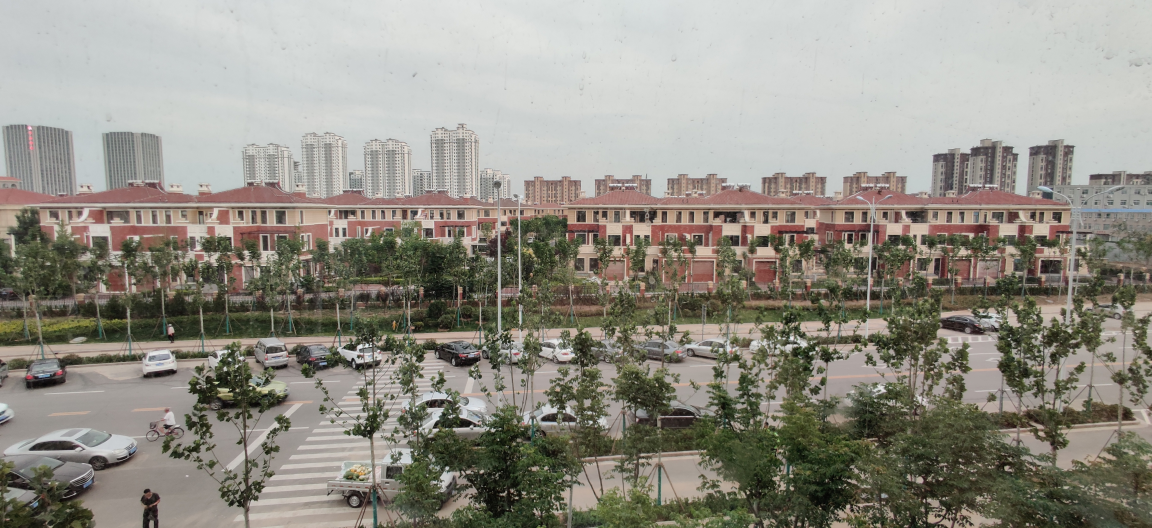
#> input picture album map/img/IMG_20190607_183627.jpg, 4608 x 2112 px (shown at 1/4 size); its folder holds only this picture in this run
$ jupyter execute --allow-errors full_map.ipynb
#> lines starting #> are read from the running program, lines starting #| are printed output that depends on the picture
## 完整案例

[cell 1]
import ast
import base64
import os

import branca
import cv2
import folium
import pandas as pd
import requests
from folium.plugins import MarkerCluster
from IPython.display import IFrame
from PIL import Image
from PIL.ExifTags import TAGS

[cell 2]
def findAllImage(rawImagePath, endsWith='.jpg'):
    """
    rawImagePath: 原图的文件夹路径
    返回所有图片列表
    """
#> called with rawImagePath = './img/', endsWith = '.jpg'
    fileNames = os.listdir(rawImagePath)
    for fileName in fileNames:
        if not fileName.endswith(endsWith):
            fileNames.remove(fileName)
    return fileNames

[cell 3]
def getGpsInfo(exifInfo):
    """
    exifInfo: 图片信息
    返回gps定位
    """
    for tag, gpsValue in list(exifInfo.items()):
        decoded = TAGS.get(tag)
        if decoded == 'GPSInfo':
            return gpsValue

def analysisGps(GpsInfo):
    """
    GpsInfo:gps定位,经纬度
    返回十进制的地理信息
    """
    Npos = sum([(item[0]/item[1])*(1.0/(60**i)) for i, item in enumerate(GpsInfo[2])])
    Epos = sum([(item[0]/item[1])*(1.0/(60**i)) for i, item in enumerate(GpsInfo[4])])
    return Npos, Epos

[cell 4]
HEIGHT = 300
WIDTH = 500

def resizeImage(fileName, multiple=1.5):
    """
    fileName ：图片所在文件夹的路径
    返回重定义尺寸的图片
    """
#> called with fileName = './img/IMG_20190607_183627.jpg', multiple = 1.5
    Height = int(HEIGHT*multiple)
    Width = int(WIDTH*multiple)

    img = cv2.imread(fileName)
#> img is the input picture: shape (2112, 4608, 3); mean B, G, R 132.6, 142.2, 145.2
    height, width = img.shape[:2]
#> height = 2112; width = 4608

    if height > width:
        imgMini = cv2.resize(img, (int(img.shape[1] * Height / img.shape[0]), Height))

    else:
        imgMini = cv2.resize(img, (Width, int(img.shape[0] * Width / img.shape[1])))
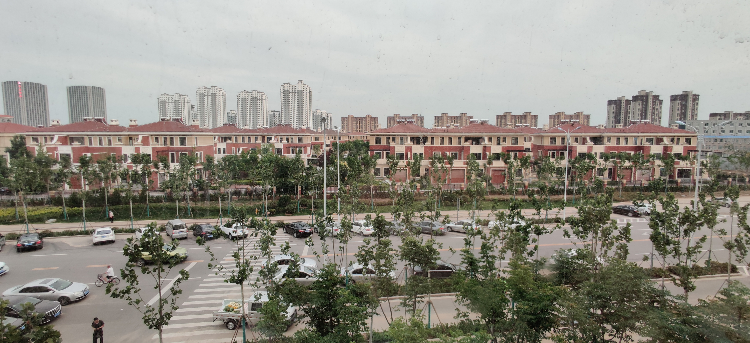
#> imgMini: shape (343, 750, 3); mean B, G, R 132.5, 142.1, 145.1

    return imgMini

def resizeAllImage(imagePath, imageSavePath):
    """
    imagePath:图片所在的文件夹路径
    imageSavePath:图片处理后所在的文件夹路径
    """
    fileNames = findAllImage(imagePath)

    if not os.path.exists(imageSavePath):
        os.mkdir(imageSavePath)

    for fileName in fileNames:
        miniImage = resizeImage(os.path.join(imagePath, fileName))
        cv2.imwrite(os.path.join(imageSavePath, fileName), miniImage)


resizeAllImage('./img/', './miniImage')

[cell 5]
def show_html(map, mapName, isShow=True):
    """
    map: folium地图
    map：定义地图名称
    以html格式保存地图，并展示该html
    """
    map.save(mapName)
    if isShow:
        return IFrame(src=mapName, width=980, height=600)
    else:
        return None

[cell 6]
fileNames = findAllImage(rawImagePath='./img/')
#> `exifInfo = img._getexif()`: exifInfo = 43 items
#> the loop in getGpsInfo, `for tag, gpsValue in list(exifInfo.items()):` made 3 passes
#> (tag, gpsValue, decoded) on passes 1 to 2: (256, 4608, 'ImageWidth'), (257, 2112, 'ImageLength')
#> (tag, decoded) on pass 3: (34853, 'GPSInfo')
#> `GpsInfo = getGpsInfo(exifInfo)`: GpsInfo = 9 items
# 所有图片地理信息的列表
geoDatas = []
#> (the rest of this cell did not finish here and is left out)


$ run again, on album map/img/IMG_20190701_191031.jpg
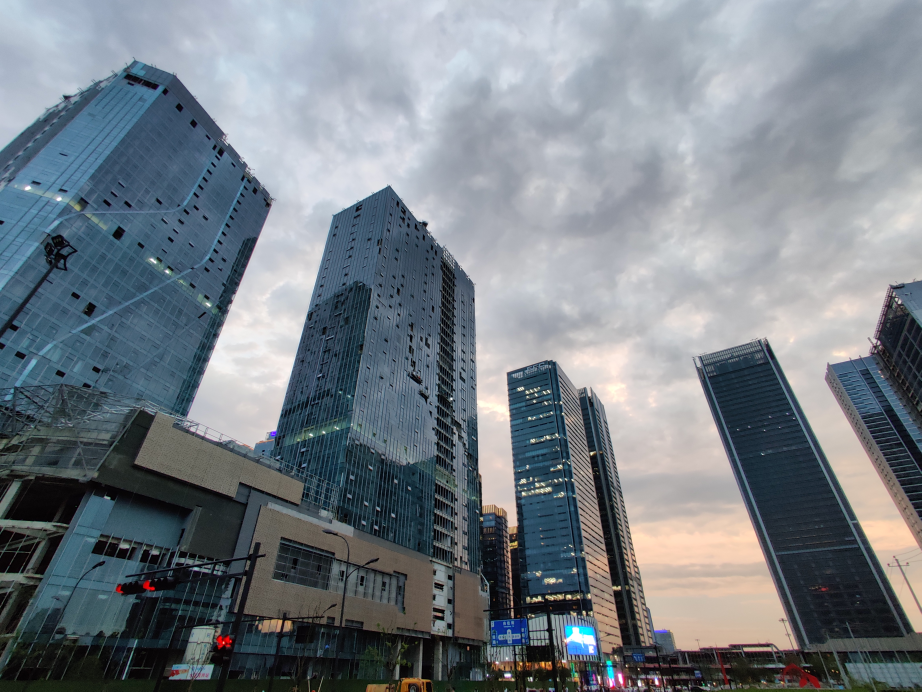
#> input picture album map/img/IMG_20190701_191031.jpg, 4608 x 3456 px (shown at 1/5 size)
#> in resizeImage, img is the input picture: shape (3456, 4608, 3); mean B, G, R 134.2, 127.1, 119.3
#> in resizeImage, `imgMini = cv2.resize(img, (Width, int(img.shape[0] * Width / img.shape..`:
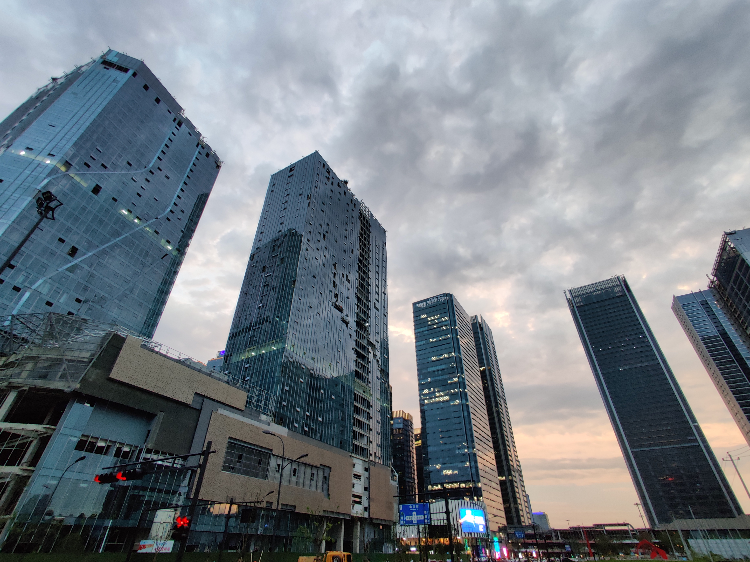
#> imgMini: shape (562, 750, 3); mean B, G, R 134.1, 127, 119.2
#> img: PIL image 4608x3456 RGB
#> exifInfo = 43 items
#> the loop in getGpsInfo, `for tag, gpsValue in list(exifInfo.items()):` made 3 passes
#> (tag, gpsValue, decoded) on passes 1 to 2: (256, 4608, 'ImageWidth'), (257, 3456, 'ImageLength')
#> GpsInfo = 9 items

$ run again, on album map/img/IMG_20190727_191113.jpg
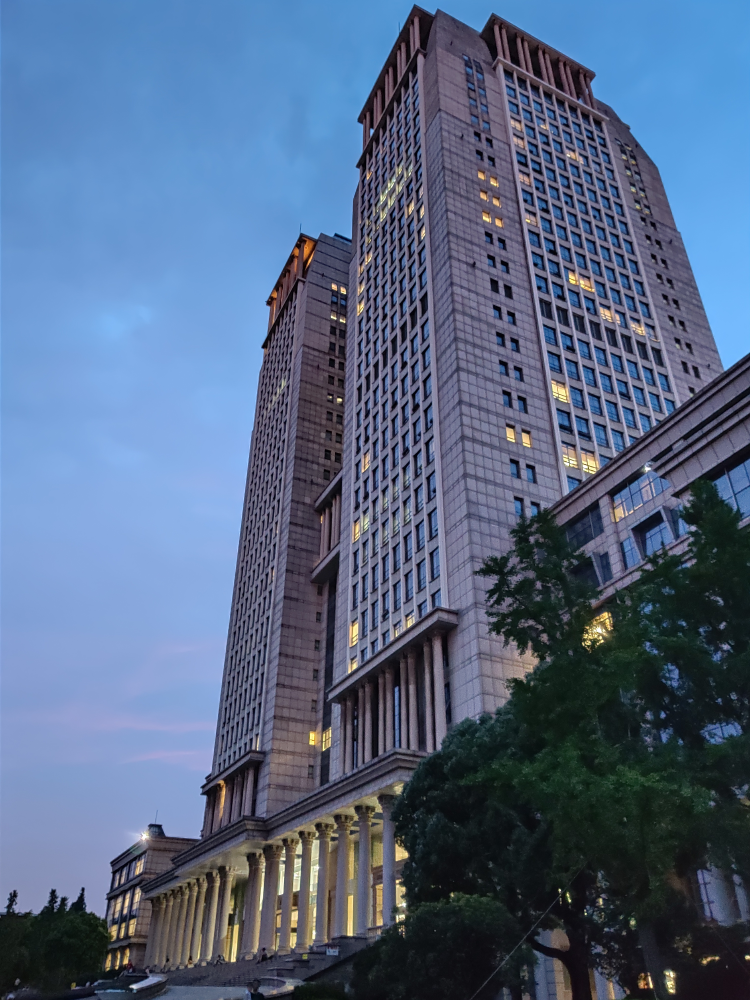
#> input picture album map/img/IMG_20190727_191113.jpg, 3000 x 4000 px (shown at 1/4 size)
#> in resizeImage, img is the input picture: shape (4000, 3000, 3); mean B, G, R 132.3, 102.9, 84.6
#> in resizeImage, `imgMini = cv2.resize(img, (int(img.shape[1] * Height / img.shape[0]), ..`:
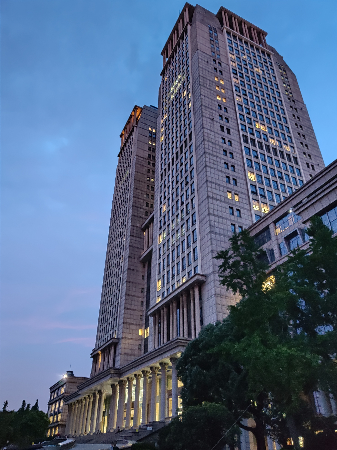
#> imgMini: shape (450, 337, 3); mean B, G, R 132.2, 102.9, 84.5
#> `img=Image.open('./img/' + imgName)`:
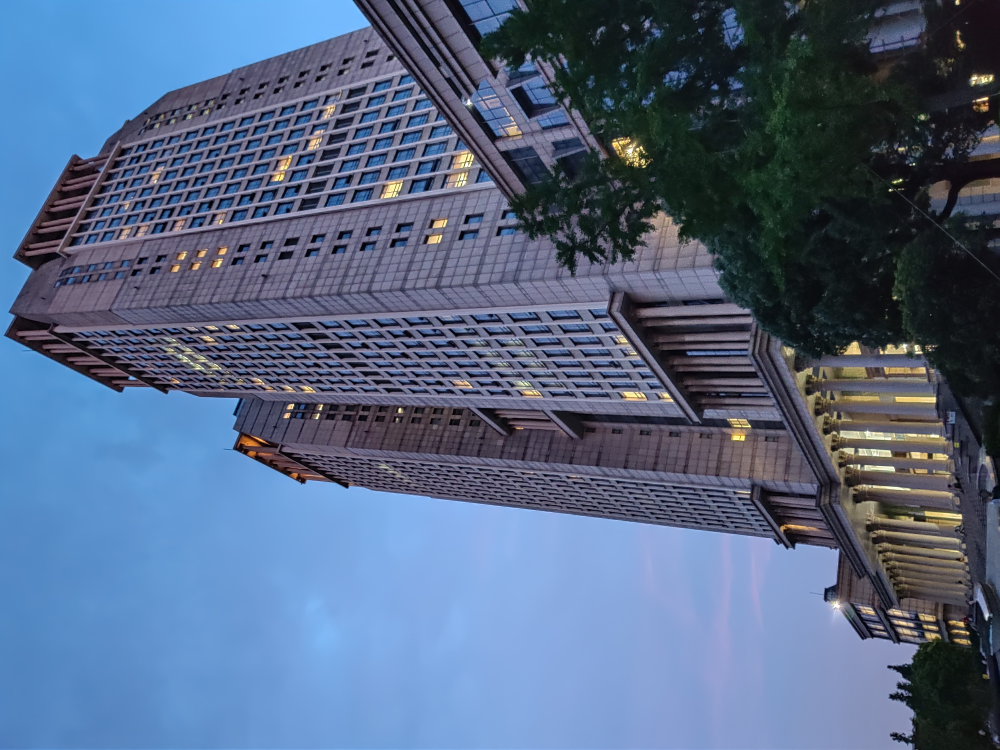
#> img: PIL image 4000x3000 RGB (shown at 1/4 size); mean R, G, B 84.6, 102.9, 132.3
#> exifInfo = 44 items
#> the loop in getGpsInfo, `for tag, gpsValue in list(exifInfo.items()):` made 3 passes
#> (tag, gpsValue, decoded) on passes 1 to 2: (256, 4000, 'ImageWidth'), (257, 3000, 'ImageLength')
#> GpsInfo = 9 items

$ run again, on album map/img/IMG_20190806_203448.jpg
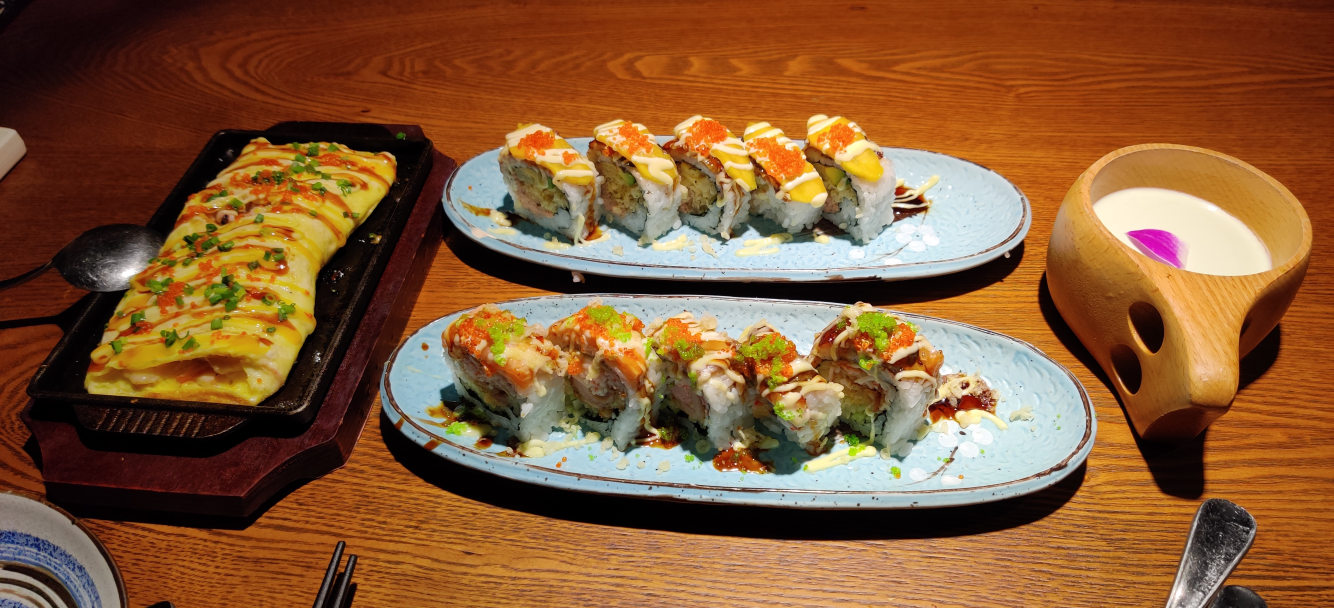
#> input picture album map/img/IMG_20190806_203448.jpg, 4000 x 1824 px (shown at 1/3 size)
#> in resizeImage, img is the input picture: shape (1824, 4000, 3); mean B, G, R 54.2, 90.7, 134.6
#> in resizeImage, `imgMini = cv2.resize(img, (Width, int(img.shape[0] * Width / img.shape..`:
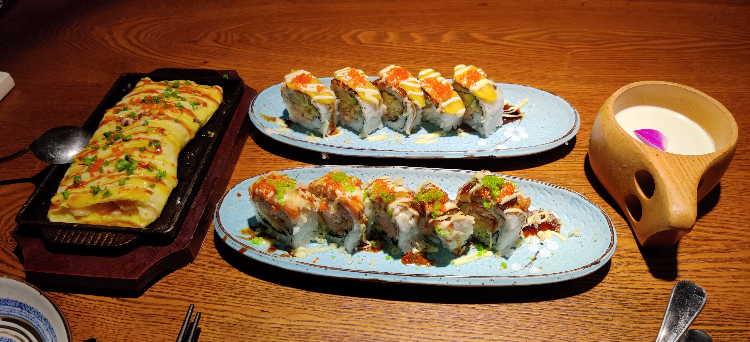
#> imgMini: shape (342, 750, 3); mean B, G, R 54.1, 90.6, 134.5
#> img: PIL image 4000x1824 RGB
#> exifInfo = 44 items
#> the loop in getGpsInfo, `for tag, gpsValue in list(exifInfo.items()):` made 3 passes
#> (tag, gpsValue, decoded) on passes 1 to 2: (256, 4000, 'ImageWidth'), (257, 1824, 'ImageLength')
#> GpsInfo = 9 items

$ run again, on album map/img/IMG_20190612_091606.jpg
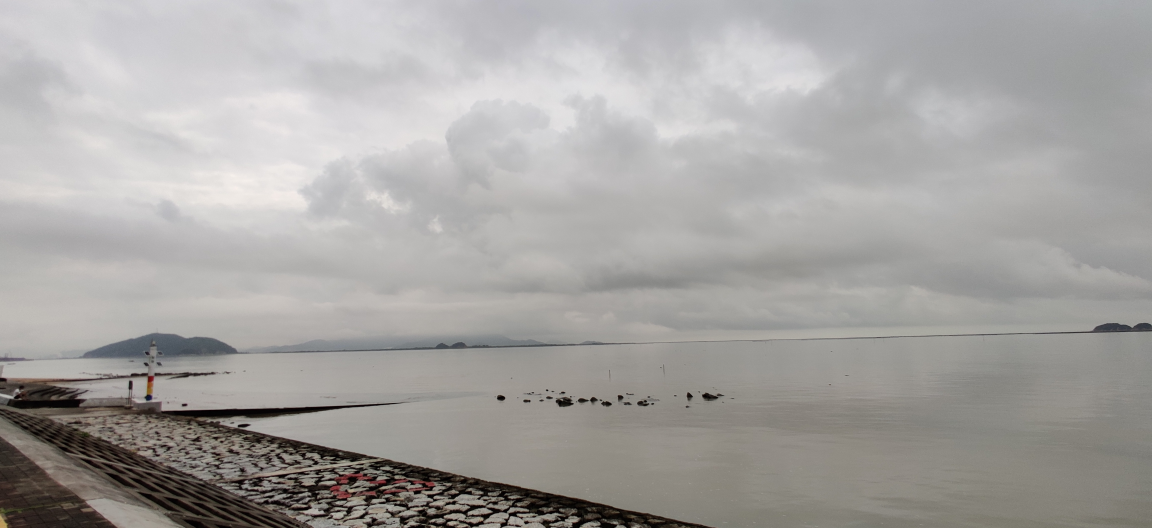
#> input picture album map/img/IMG_20190612_091606.jpg, 4608 x 2112 px (shown at 1/4 size)
#> in resizeImage, img is the input picture: shape (2112, 4608, 3); mean B, G, R 161.4, 163.5, 165.5
#> in resizeImage, `imgMini = cv2.resize(img, (Width, int(img.shape[0] * Width / img.shape..`:
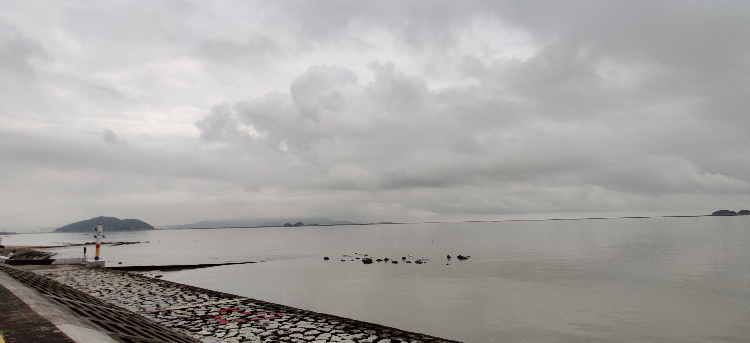
#> imgMini: shape (343, 750, 3); mean B, G, R 161.3, 163.4, 165.4
#> img: PIL image 4608x2112 RGB
#> exifInfo = 43 items
#> the loop in getGpsInfo, `for tag, gpsValue in list(exifInfo.items()):` made 3 passes
#> (tag, gpsValue, decoded) on passes 1 to 2: (256, 4608, 'ImageWidth'), (257, 2112, 'ImageLength')
#> GpsInfo = 9 items
